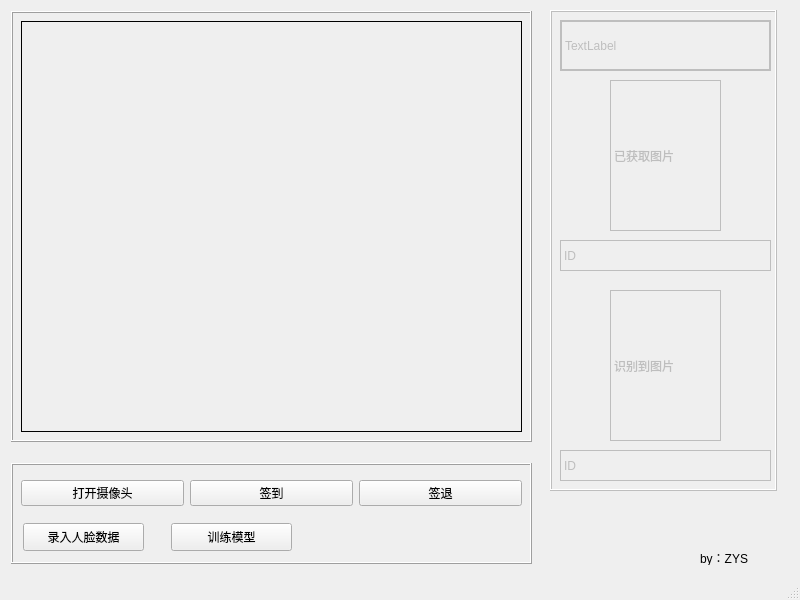
<?xml version="1.0" encoding="UTF-8"?>
<ui version="4.0">
 <class>MainWindow</class>
 <widget class="QMainWindow" name="MainWindow">
  <property name="geometry">
   <rect>
    <x>0</x>
    <y>0</y>
    <width>800</width>
    <height>600</height>
   </rect>
  </property>
  <property name="windowTitle">
   <string>MainWindow</string>
  </property>
  <widget class="QWidget" name="centralwidget">
   <widget class="QFrame" name="DispFm">
    <property name="enabled">
     <bool>true</bool>
    </property>
    <property name="geometry">
     <rect>
      <x>11</x>
      <y>11</y>
      <width>521</width>
      <height>431</height>
     </rect>
    </property>
    <property name="maximumSize">
     <size>
      <width>16777215</width>
      <height>16777215</height>
     </size>
    </property>
    <property name="frameShape">
     <enum>QFrame::Box</enum>
    </property>
    <property name="frameShadow">
     <enum>QFrame::Raised</enum>
    </property>
    <widget class="QLabel" name="label">
     <property name="geometry">
      <rect>
       <x>10</x>
       <y>10</y>
       <width>501</width>
       <height>411</height>
      </rect>
     </property>
     <property name="frameShape">
      <enum>QFrame::Panel</enum>
     </property>
     <property name="frameShadow">
      <enum>QFrame::Plain</enum>
     </property>
     <property name="text">
      <string/>
     </property>
     <property name="textFormat">
      <enum>Qt::AutoText</enum>
     </property>
    </widget>
   </widget>
   <widget class="QFrame" name="SettingFm_2">
    <property name="geometry">
     <rect>
      <x>11</x>
      <y>463</y>
      <width>521</width>
      <height>101</height>
     </rect>
    </property>
    <property name="maximumSize">
     <size>
      <width>16777215</width>
      <height>101</height>
     </size>
    </property>
    <property name="frameShape">
     <enum>QFrame::Box</enum>
    </property>
    <property name="frameShadow">
     <enum>QFrame::Raised</enum>
    </property>
    <widget class="QWidget" name="verticalLayoutWidget">
     <property name="geometry">
      <rect>
       <x>10</x>
       <y>10</y>
       <width>501</width>
       <height>41</height>
      </rect>
     </property>
     <layout class="QVBoxLayout" name="verticalLayout">
      <item>
       <layout class="QHBoxLayout" name="horizontalLayout">
        <item>
         <widget class="QPushButton" name="PushButton">
          <property name="text">
           <string>打开摄像头</string>
          </property>
         </widget>
        </item>
        <item>
         <widget class="QPushButton" name="PushButton_2">
          <property name="text">
           <string>签到</string>
          </property>
         </widget>
        </item>
        <item>
         <widget class="QPushButton" name="PushButton_3">
          <property name="text">
           <string>签退</string>
          </property>
         </widget>
        </item>
       </layout>
      </item>
     </layout>
    </widget>
    <widget class="QPushButton" name="PushButton_write">
     <property name="geometry">
      <rect>
       <x>12</x>
       <y>60</y>
       <width>121</width>
       <height>28</height>
      </rect>
     </property>
     <property name="text">
      <string>录入人脸数据</string>
     </property>
    </widget>
    <widget class="QPushButton" name="PushButton_learn">
     <property name="geometry">
      <rect>
       <x>160</x>
       <y>60</y>
       <width>121</width>
       <height>28</height>
      </rect>
     </property>
     <property name="text">
      <string>训练模型</string>
     </property>
    </widget>
   </widget>
   <widget class="QFrame" name="MsgFm">
    <property name="enabled">
     <bool>false</bool>
    </property>
    <property name="geometry">
     <rect>
      <x>550</x>
      <y>10</y>
      <width>227</width>
      <height>481</height>
     </rect>
    </property>
    <property name="minimumSize">
     <size>
      <width>0</width>
      <height>0</height>
     </size>
    </property>
    <property name="maximumSize">
     <size>
      <width>241</width>
      <height>16777215</height>
     </size>
    </property>
    <property name="frameShape">
     <enum>QFrame::Box</enum>
    </property>
    <property name="frameShadow">
     <enum>QFrame::Raised</enum>
    </property>
    <widget class="QLabel" name="label_3">
     <property name="geometry">
      <rect>
       <x>60</x>
       <y>280</y>
       <width>111</width>
       <height>151</height>
      </rect>
     </property>
     <property name="frameShape">
      <enum>QFrame::Box</enum>
     </property>
     <property name="text">
      <string>识别到图片</string>
     </property>
    </widget>
    <widget class="QLabel" name="label_5">
     <property name="geometry">
      <rect>
       <x>10</x>
       <y>230</y>
       <width>211</width>
       <height>31</height>
      </rect>
     </property>
     <property name="frameShape">
      <enum>QFrame::Panel</enum>
     </property>
     <property name="text">
      <string>ID</string>
     </property>
    </widget>
    <widget class="QLabel" name="label_6">
     <property name="geometry">
      <rect>
       <x>10</x>
       <y>440</y>
       <width>211</width>
       <height>31</height>
      </rect>
     </property>
     <property name="frameShape">
      <enum>QFrame::Panel</enum>
     </property>
     <property name="text">
      <string>ID</string>
     </property>
    </widget>
    <widget class="QLabel" name="label_4">
     <property name="geometry">
      <rect>
       <x>10</x>
       <y>10</y>
       <width>211</width>
       <height>51</height>
      </rect>
     </property>
     <property name="frameShape">
      <enum>QFrame::Panel</enum>
     </property>
     <property name="frameShadow">
      <enum>QFrame::Plain</enum>
     </property>
     <property name="lineWidth">
      <number>2</number>
     </property>
     <property name="text">
      <string>TextLabel</string>
     </property>
     <property name="textFormat">
      <enum>Qt::PlainText</enum>
     </property>
    </widget>
    <widget class="QLabel" name="label_2">
     <property name="geometry">
      <rect>
       <x>60</x>
       <y>70</y>
       <width>111</width>
       <height>151</height>
      </rect>
     </property>
     <property name="frameShape">
      <enum>QFrame::Box</enum>
     </property>
     <property name="text">
      <string>已获取图片</string>
     </property>
    </widget>
   </widget>
   <widget class="QLabel" name="logs">
    <property name="geometry">
     <rect>
      <x>700</x>
      <y>550</y>
      <width>72</width>
      <height>15</height>
     </rect>
    </property>
    <property name="text">
     <string>by：ZYS</string>
    </property>
   </widget>
   <widget class="QLabel" name="label_7">
    <property name="geometry">
     <rect>
      <x>560</x>
      <y>500</y>
      <width>111</width>
      <height>31</height>
     </rect>
    </property>
    <property name="text">
     <string/>
    </property>
   </widget>
  </widget>
  <widget class="QStatusBar" name="statusbar"/>
 </widget>
 <resources/>
 <connections/>
</ui>
